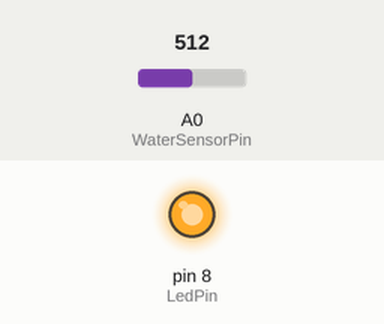
Simulated run of this sketch. Board: Arduino Uno, built with avr-gcc and run on an emulated ATmega328P. Parts: output pins drawn as LEDs (lit = HIGH). Inputs (shaded band) come from the test bench; at power-on: A0 (WaterSensorPin) = 512. What the sketch prints to the serial monitor is not drawn.

Above: at 1.2 s.
1.3 s: A0 (WaterSensorPin) set to 3
2.8 s: A0 (WaterSensorPin) set to 0
At 3.6 s:
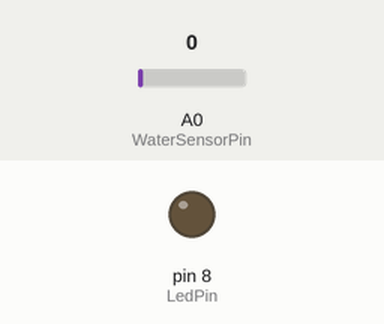
4.3 s: A0 (WaterSensorPin) set to 122
At 4.8 s:
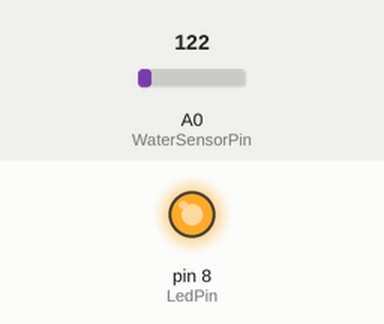
Timing chart, 0 to 7.3 s (numbered marks = the images above; inputs shaded):
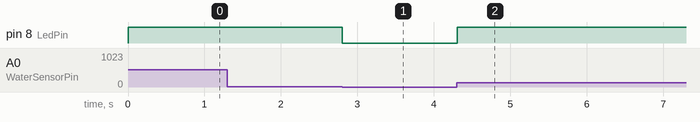

Measured:
- the behaviour switches between 2 and 1 on A0 (WaterSensorPin) (found by bisection; images 0 and 1)
- after the input at 2.8 s, pin 8 (LedPin): HIGH → LOW at once
- after the input at 4.3 s, pin 8 (LedPin): LOW → HIGH at once

The sketch:

WaterSensor.ino
```cpp
int WaterSensorPin = A0;
int LedPin = 8;

int WaterSensorVal;
int LedVal;


void setup() {
  // put your setup code here, to run once:
  pinMode(WaterSensorPin, INPUT);
  pinMode(LedPin, OUTPUT);
  Serial.begin(9600);
}

void loop() {
  // put your main code here, to run repeatedly:
  WaterSensorVal = analogRead(WaterSensorPin);
  Serial.println(WaterSensorVal);

  if (WaterSensorVal > 1) {

    digitalWrite(LedPin, 1);


  } else {

    digitalWrite(LedPin, 0);
  }
}
```
